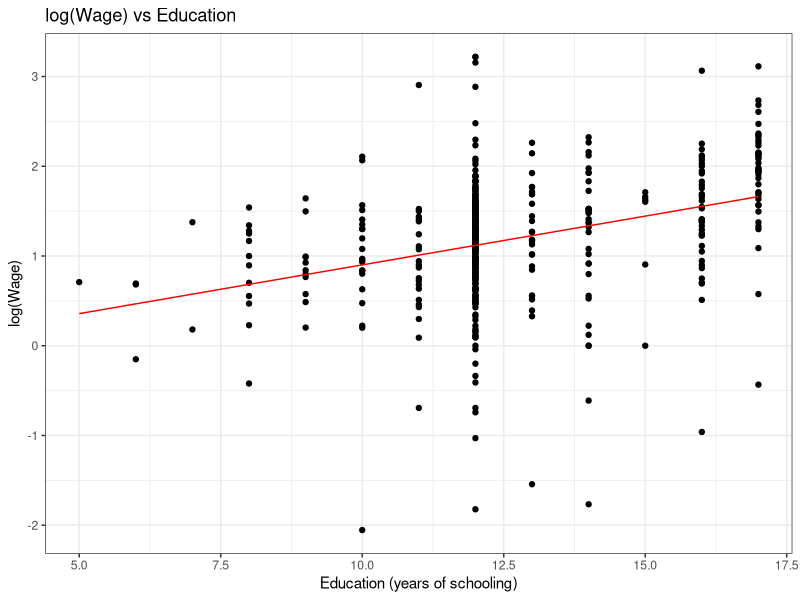
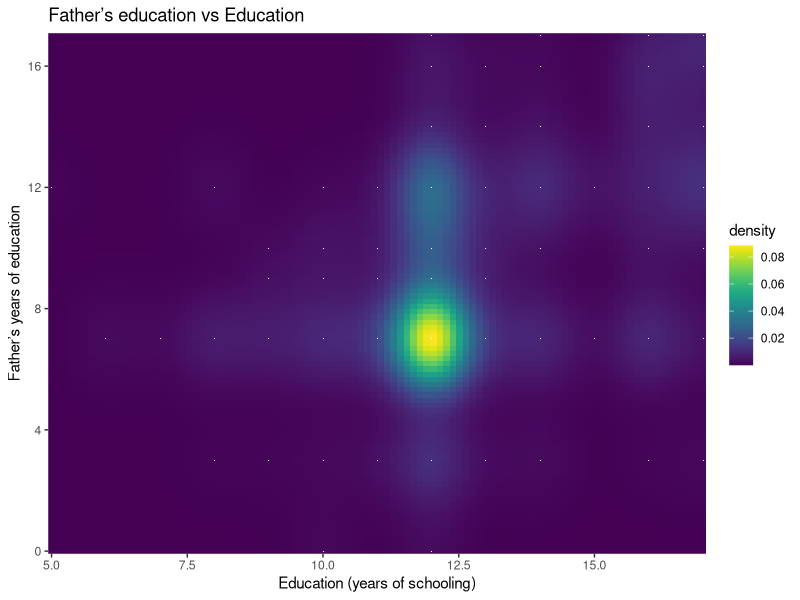

Generate these figures, in order, with R:
## ---- chunk 1
knitr::opts_chunk$set(echo = TRUE)
## ---- chunk 2
library(data.table)
library(AER)

data("PSID1976")
setDT(PSID1976)

## ---- chunk 3
summary(PSID1976)
## ---- chunk 4
# model1 <- lm(log(wage) ~ education, data = PSID1976)
## ---- chunk 5
model2 <- lm(log(wage) ~ education, data = PSID1976[participation == "yes"])
summary(model2)
## ---- chunk 6
library(ggplot2)
ggplot(data = PSID1976[participation == "yes"], aes(x = education, y = log(wage))) +
  geom_point() +
  geom_line(aes(x = education, y = model2$fitted.values), color = "red") +
  labs(x = "Education (years of schooling)", y = "log(Wage)", title = "log(Wage) vs Education") +
  theme_bw()
## ---- chunk 7
model3 <- lm(education ~ feducation, data = PSID1976[participation == "yes"])
summary(model3)

library(viridis)

ggplot(data = PSID1976[participation == "yes"], aes(x = education, y = feducation)) +
  stat_density2d(geom = "raster", aes(fill = stat(density)), contour = FALSE) +
  scale_fill_viridis() +
  coord_cartesian(expand = FALSE) +
  geom_point(shape = '.', col = 'white') +
  labs(x = "Education (years of schooling)", 
       y = "Father’s years of education", 
       title = "Father’s education vs Education")
## ---- chunk 8
model4 <- lm(log(wage) ~ fitted.values(model3),
             data = PSID1976[participation == "yes"])
summary(model4)
## ---- chunk 9
model5 <- ivreg(log(wage) ~ education | feducation,
                data = PSID1976[participation == "yes"])
summary(model5)
## ---- chunk 10
confint(model2, 'education', level = 0.90)
confint(model5, 'education', level = 0.90)
## ---- chunk 11
model6 <- lm(education ~ meducation,
             data = PSID1976[participation == "yes"])
summary(model6)
model7 <- ivreg(log(wage) ~ education | meducation,
                data = PSID1976[participation == "yes"])
summary(model7)
